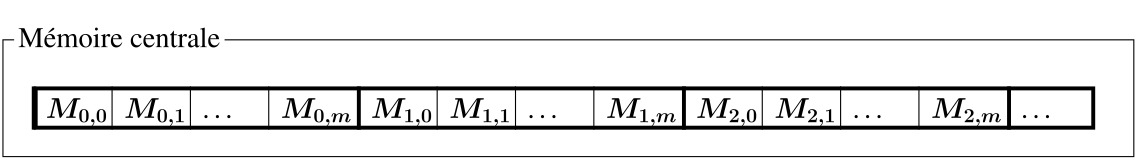

The script that drew this image:
from figures import *

L = 30
H = 4

class Scene0:
  def __init__(self, L, H):
    self.L = L
    self.H = H

  def plot(self, p):
    self.q0 = Point(1,1)
    self.q1= self.q0
    for i in range(3):
      p.add(Text(self.q1, '$M_{' + str(i) + ',0}$'))
      p.add(Text(self.q1 + (2,0), '$M_{' + str(i) + ',1}$'))
      p.add(Text(self.q1 + (4,0), '\ldots'))
      p.add(Text(self.q1 + (6,0), '$M_{' + str(i) + ',m}$'))
      p.add(Line(self.q1 + (-0.2,-0.3), self.q1 + (-0.2, 0.8), linewidth=0.1))
      p.add(Line(self.q1 + (1.8,-0.3), self.q1 + (1.8, 0.8)))
      p.add(Line(self.q1 + (3.8,-0.3), self.q1 + (3.8, 0.8)))
      p.add(Line(self.q1 + (5.8,-0.3), self.q1 + (5.8, 0.8)))
      self.q1  = self.q1 + (8.3, 0)
    
    p.add(Line(self.q1 + (-0.2,-0.3), self.q1 + (-0.2, 0.8), linewidth=0.1))
    p.add(Text(self.q1, '\ldots'))
    p.add(Rectangle(Point(0.8, 0.7), self.q1 + (2,0.8), linewidth=0.1))

  def plot2(self, p):
    p.add(Rectangle((0,0), self.q1 + (3,2)))
    p.add(Text((0.3, 2.8), r"M\'emoire centrale"))

class Scene1(Scene0):
  def __init__(self, L, H):
    super().__init__(L, H)

  def plot(self, p):
    super().plot(p)

  def plot2(self, p):
    q = self.q0 + (0.7, 0.8)
    for i in range(3):
      if i==0:
        color = 'red'
      elif i==1:
        color = 'green'
      elif i==2:
        color = 'blue'

      for j in range(4):
        p1 = q
        p4 = p1 + (2,0)
        if j == 3:
          p4 = p4 + (0.3,0)
        p2 = (p1*2 + p4)/3 + (0,1)
        p3 = (p1 + p4*2)/3 + (0,1)
        p.add(Bezier(p1, p2, p3, p4, linecolor=color, linewidth=0.15, arrow='->', arrowsize=0.5))
        q = p4
    pass

class Scene2(Scene0):
  def __init__(self, L, H):
    super().__init__(L, H)

  def plot(self, p):
    super().plot(p)

  def plot2(self, p):
    for i in range(3):
      q = self.q0 + Point(i*2, 0) + (0.7, 0.8)
      if i==0:
        color = 'red'
      elif i==1:
        color = 'green'
      elif i==2:
        color = 'blue'
        q = q + Point(2,0)

      for j in range(4):
        p1 = q
        p4 = p1 + (8.3,0)
        if j == 3:
          p4 = p4 + (0.3,0)
        p2 = (p1*2 + p4)/3 + (0,2)
        p3 = (p1 + p4*2)/3 + (0,2)
        p.add(Bezier(p1, p2, p3, p4, linecolor=color, linewidth=0.15, arrow='->', arrowsize=0.5))
        q = p4
    pass

p = pstricks(0,0, 29, 4, font="huge", fontname="ptm")
S = Scene0(L, H)

p.open('ex2_memoire.tex')
S.plot(p)
S.plot2(p)
p.close()

S = Scene1(L, H-1)

p = pstricks(0,0, 29, 3.5, font="huge", fontname="ptm")
p.open('ex2_memoire_1.tex')
S.plot(p)
S.plot2(p)
p.close()

S = Scene2(L, H)

p.open('ex2_memoire_2.tex')
S.plot(p)
S.plot2(p)
p.close()
